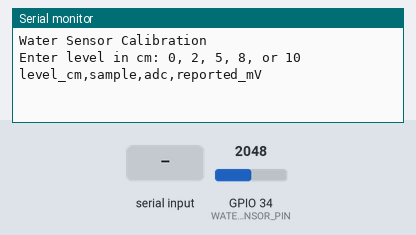
The sketch below on a simulated ESP32. Parts: the last lines printed to the serial monitor. The inputs (shaded band) are chosen by the test bench; at power-on: GPIO 34 (WATER_SENSOR_PIN) = 2048 (analog values on the 0–4095 scale).

Above: at 1.2 s.
1.3 s: "90,45\n" received over Serial
At 1.9 s:
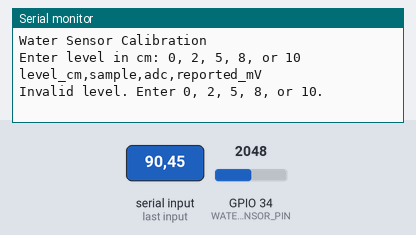
2.8 s: "5\n" received over Serial
At 3.6 s:
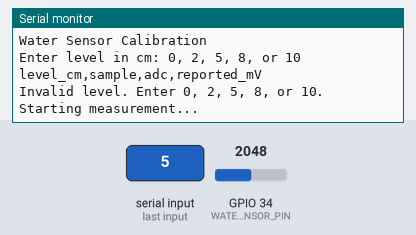
Timing chart, 0 to 5.8 s (numbered marks = the images above; inputs shaded):
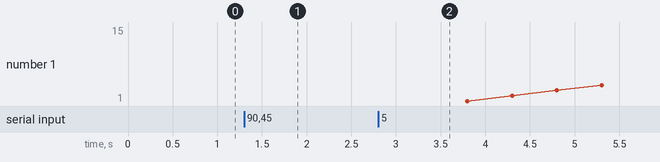

The sketch:

water_sensor_calibration.ino
```cpp
const int WATER_SENSOR_PIN = 34;
const int NUM_READINGS = 20;

void setup() {
  Serial.begin(115200);
  analogReadResolution(12);
  Serial.setTimeout(1000);

  Serial.println("Water Sensor Calibration");
  Serial.println("Enter level in cm: 0, 2, 5, 8, or 10");
  Serial.println("level_cm,sample,adc,reported_mV");
}

void loop() {
  if (Serial.available() > 0) {
    String input = Serial.readStringUntil('\n');
    input.trim();

    float level = input.toFloat();

    if (input != "0" && input != "2" &&
        input != "5" && input != "8" &&
        input != "10") {
      Serial.println("Invalid level. Enter 0, 2, 5, 8, or 10.");
      return;
    }

    Serial.println("Starting measurement...");
    delay(1000);

    for (int i = 1; i <= NUM_READINGS; i++) {
      int adc = analogRead(WATER_SENSOR_PIN);
      int mV = analogReadMilliVolts(WATER_SENSOR_PIN);

      Serial.print(level, 0);
      Serial.print(",");
      Serial.print(i);
      Serial.print(",");
      Serial.print(adc);
      Serial.print(",");
      Serial.println(mV);

      delay(500);
    }

    Serial.println("Measurement complete.");
    Serial.println("Enter the next water level.");
  }
}
```

Measured:
- after the input at 1.3 s, the serial monitor: prints a new line at once (image 1)
- after the input at 2.8 s, the serial monitor: prints a new line at once (image 2)
